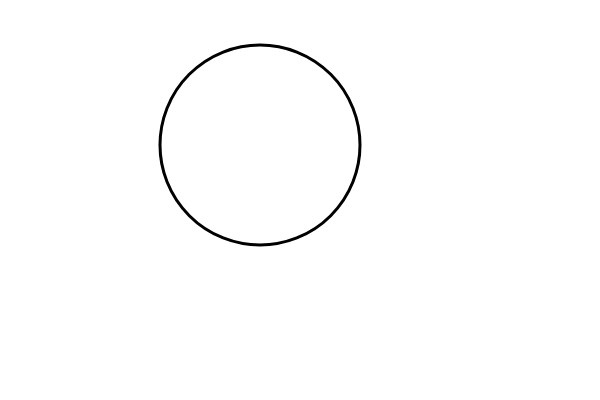
Frame 1 (no input)
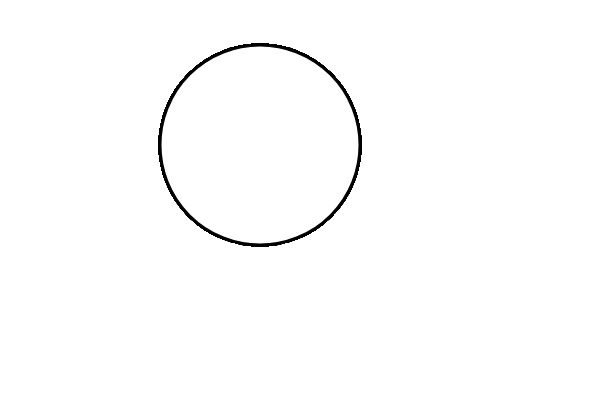
Frame 60 (no input)
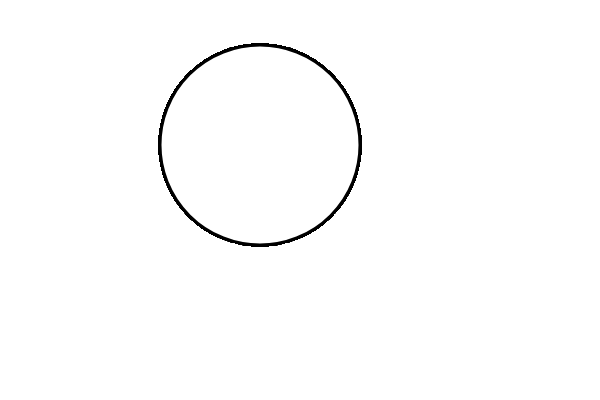
Frame 120 (the mouse pressed at the canvas centre since frame 60)

The p5.js sketch that drew these frames (run headless with seeded random() and noise() and a simulated clock; from frame 60 on, the mouse is pressed at the canvas centre):

// p5.js sketch
// ── sketch.js
var x = 260
var y =145
var d = 10;

function setup() {
  createCanvas(600, 400);
  background(304);
}

function draw() {
  // loop circle
  for(var i=1; i < 21; i++) {
  strokeWeight(3);
  ellipse(x, y, i*d, i*d);
  }
}
